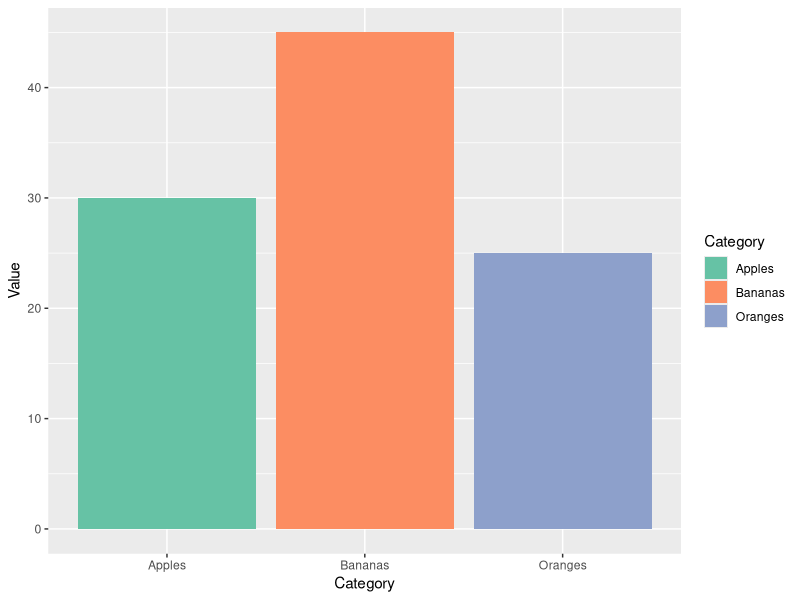

Recreate this plot in R.
library(ggplot2)
library(ggridges)


# 1. Bar Plot
df_bar <- data.frame(
  Category = c("Apples", "Bananas", "Oranges"),
  Value = c(30, 45, 25)
)

ggplot(df_bar, aes(x = Category, y = Value, fill = Category)) +
  geom_bar(stat = "identity") +
  scale_fill_brewer(palette = "Set2")


